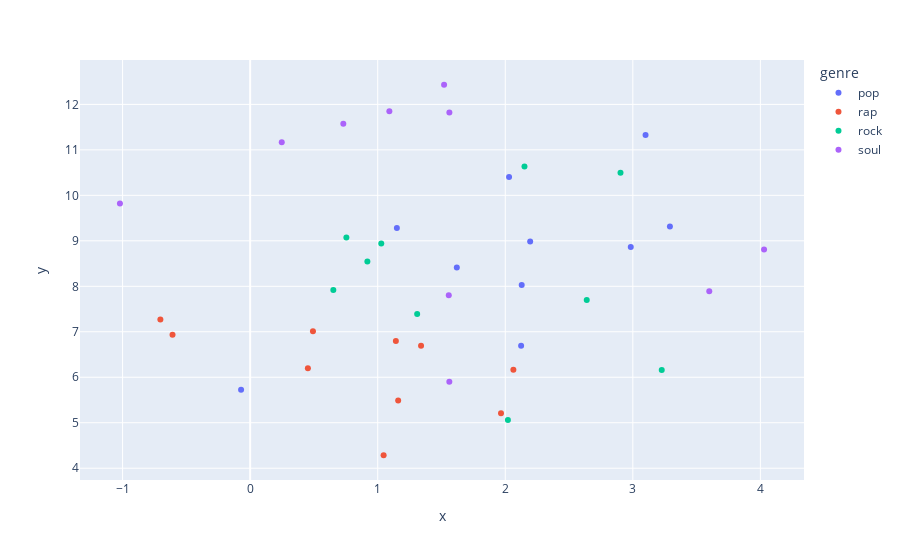

Notebook source saved alongside this figure:
### Code cell
fig.show()

### Figure 1 — Plotly figure (JSON) as saved in the notebook; plotly's stock layout.template omitted (floating-point values rounded to 4 significant figures)
{"data": [{"customdata": [["Aaliyah"], ["Beyoncé"], ["Britney Spears"], ["Carly Rae Jepsen"], ["Charli XCX"], ["Dua Lipa"], ["Madonna"], ["Michael Jackson"], ["Olivia Rodrigo"], ["Taylor Swift"]], "hovertemplate": "genre=pop<br>x=%{x}<br>y=%{y}<br>Artist=%{customdata[0]}<extra></extra>", "legendgroup": "pop", "marker": {"color": "#636efa", "symbol": "circle"}, "mode": "markers", "name": "pop", "orientation": "v", "showlegend": true, "type": "scatter", "x": [-0.0711, 2.124, 1.15, 2.195, 2.129, 1.62, 2.03, 3.1, 2.984, 3.291], "xaxis": "x", "y": [5.725, 6.692, 9.282, 8.983, 8.03, 8.413, 10.4, 11.33, 8.862, 9.315], "yaxis": "y"}, {"customdata": [["2Pac"], ["A Tribe Called Quest"], ["Eminem"], ["Ice Cube"], ["JAY-Z"], ["Kanye West"], ["Kendrick Lamar"], ["MF DOOM"], ["Nas"], ["Yasiin Bey"]], "hovertemplate": "genre=rap<br>x=%{x}<br>y=%{y}<br>Artist=%{customdata[0]}<extra></extra>", "legendgroup": "rap", "marker": {"color": "#EF553B", "symbol": "circle"}, "mode": "markers", "name": "rap", "orientation": "v", "showlegend": true, "type": "scatter", "x": [1.142, 1.16, -0.7037, 1.34, 1.967, 1.046, 2.064, 0.4924, 0.4527, -0.6086], "xaxis": "x", "y": [6.797, 5.487, 7.272, 6.693, 5.207, 4.285, 6.168, 7.01, 6.2, 6.936], "yaxis": "y"}, {"customdata": [["Black Sabbath"], ["Deep Purple"], ["Foo Fighters"], ["Fugazi"], ["Led Zeppelin"], ["Nirvana"], ["Queens of the Stone Age"], ["The Rolling Stones"], ["The Strokes"], ["The White Stripes"]], "hovertemplate": "genre=rock<br>x=%{x}<br>y=%{y}<br>Artist=%{customdata[0]}<extra></extra>", "legendgroup": "rock", "marker": {"color": "#00cc96", "symbol": "circle"}, "mode": "markers", "name": "rock", "orientation": "v", "showlegend": true, "type": "scatter", "x": [1.028, 2.639, 2.151, 0.9191, 2.903, 2.021, 3.227, 1.309, 0.7545, 0.6521], "xaxis": "x", "y": [8.939, 7.698, 10.64, 8.545, 10.5, 5.058, 6.159, 7.391, 9.073, 7.916], "yaxis": "y"}, {"customdata": [["Al Green"], ["Aretha Franklin"], ["Clarence Carter"], ["Curtis Mayfield"], ["Marvin Gaye"], ["Minnie Riperton"], ["Nina Simone"], ["Otis Redding"], ["Sam Cooke"], ["Stevie Wonder"]], "hovertemplate": "genre=soul<br>x=%{x}<br>y=%{y}<br>Artist=%{customdata[0]}<extra></extra>", "legendgroup": "soul", "marker": {"color": "#ab63fa", "symbol": "circle"}, "mode": "markers", "name": "soul", "orientation": "v", "showlegend": true, "type": "scatter", "x": [0.7303, 0.2477, 3.599, 1.562, 1.557, 1.091, 1.52, -1.021, 4.029, 1.562], "xaxis": "x", "y": [11.57, 11.17, 7.893, 5.899, 7.803, 11.85, 12.43, 9.821, 8.808, 11.82], "yaxis": "y"}], "layout": {"autosize": true, "legend": {"title": {"text": "genre"}, "tracegroupgap": 0}, "margin": {"t": 60}, "xaxis": {"anchor": "y", "autorange": true, "domain": [0, 1], "range": [-1.353, 4.361], "title": {"text": "x"}, "type": "linear"}, "yaxis": {"anchor": "x", "autorange": true, "domain": [0, 1], "range": [3.654, 13.06], "title": {"text": "y"}, "type": "linear"}}}
